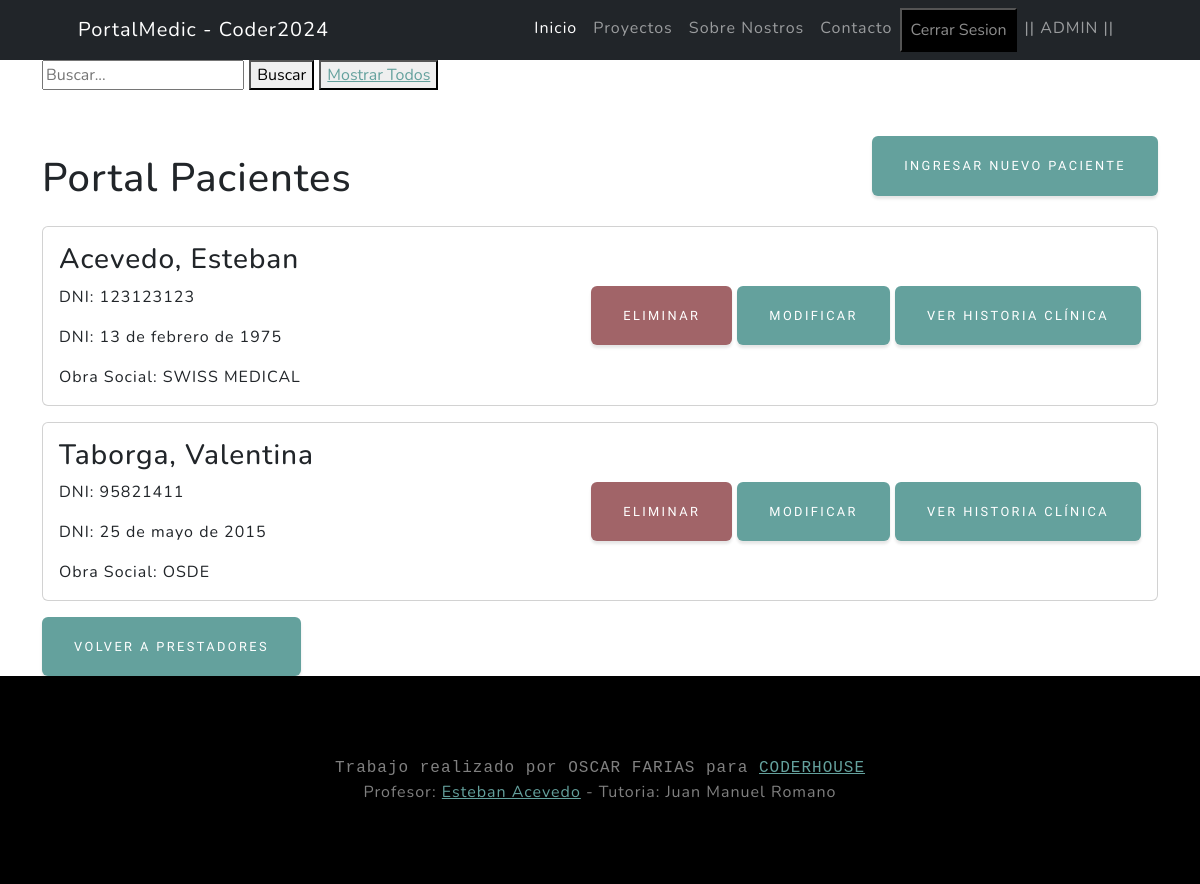
The app's page /pacientes/pacientes/list (signed in), older data.
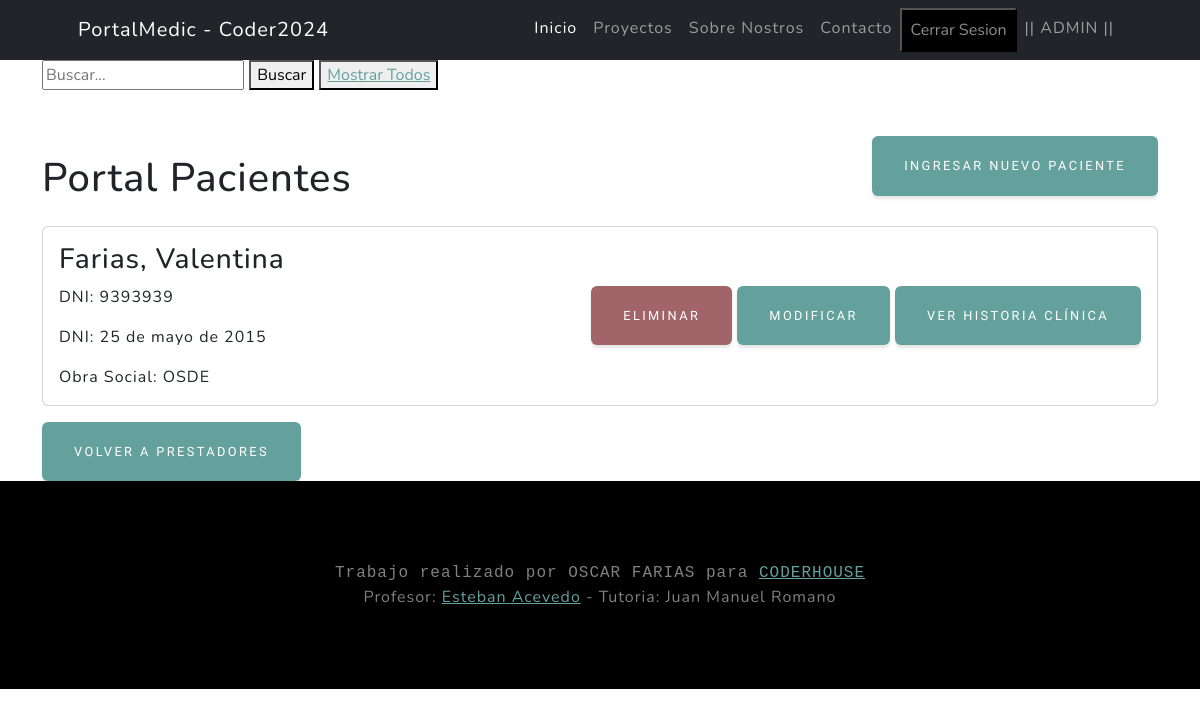
The same page, newer data.
### pacientes/models.py (models this page shows, shortened)
class Paciente(models.Model):
    nombre = models.CharField(max_length=50, null = False)
    apellido = models.CharField(max_length=50, null = False)
    DNI = models.IntegerField(unique=True, null=False)
    fecha_nacimiento = models.DateField(null=True, blank=True)
    telefono = models.IntegerField(null=True, blank=True)
    obraSocial = models.ForeignKey(ObraSocial, on_delete=models.SET_NULL, null=True, blank=True, verbose_name = "Socio ID", related_name="paciente_obrasocial")
    numeroAfiliado = models.CharField(max_length=50,null=False, blank=False, verbose_name="Numero de Afiliado")
    medico_tratante = models.ForeignKey("medicos.Medicos", on_delete=models.SET_NULL, null=True, blank=True, related_name="paciente_medicos")
    class Meta:
        verbose_name = "Paciente"
        verbose_name_plural = "Pacientes"

class ObraSocial(models.Model):
    obra_social = models.CharField(max_length=100,unique=True,null=False,blank=False)
    def __str__(self) -> str:
        return self.obra_social
    class Meta:
        verbose_name = "Obra Social"
        verbose_name_plural = "Obras Sociales"

### pacientes/views.py (the view)
# urls.py: path("pacientes/list", pacientes_list,name="pacientes_list" ),
@login_required
def pacientes_list(request):
    query = request.GET.get('busqueda', '')
    if query:
        pacientes = Paciente.objects.filter(
            Q(nombre__icontains=query) |
            Q(apellido__icontains=query) |
            Q(DNI__icontains=query)
        )
    else:
        pacientes = Paciente.objects.all()
    return render(request, 'pacientes/pacientes_list.html', {'pacientes': pacientes})

### pacientes/templates/pacientes/pacientes_list.html (shortened to what this page needs)
{% extends 'core/base.html' %}
{% block content %}
<div class="container">
    <div class="pb-lg-3">
        <form action="{% url 'pacientes:pacientes_list' %}" method="get">
            <input type="" name="busqueda" placeholder="Buscar...">
            <button class="" type="submit">Buscar</button>
            <button class="" type="submit"><a href="{% url 'pacientes:pacientes_list' %}">Mostrar Todos</a></button>
        </form>
    </div>
    <div class="d-flex justify-content-between align-items-center">
        <h1 class="mt-5 mb-4">Portal Pacientes</h1>
        <a href="{% url 'pacientes:pacientes_create'%}" class="btn btn-primary">Ingresar Nuevo Paciente</a>
    </div>
    {% if pacientes %}
    {% for paciente in pacientes %}
    <div class="card mb-3">
        <div class="card-body d-flex justify-content-between align-items-center">
            <div>
                <h3 class="card-title">{{paciente.apellido}}, {{ paciente.nombre }}</h3>
                <p class="card-text">DNI: {{ paciente.DNI }}</p>
                <p class="card-text">DNI: {{ paciente.fecha_nacimiento }}</p>
                <p class="card-text">Obra Social: {{ paciente.obraSocial }}</p>
            </div>
            <div>
                <form method="post" action="{% url 'pacientes:pacientes_confirm_delete' pk=paciente.id%}">
                    <button type="submit" class="btn btn-danger">Eliminar</button>
                    <a href="{% url 'pacientes:pacientes_update' pk=paciente.id%}" class="btn btn-primary">Modificar</a>
                    <a href="{% url 'pacientes:ver_historia' pk=paciente.id %}" class="btn btn-primary">Ver Historia
                        Clínica</a>
                </form>
            </div>
        </div>
    </div>
    {% endfor %}
    {% else %}
    <h1 class="text-center">NO SE ENCONTRARON RESULTADOS</h1>
    {% endif %}
    <a href="{% url 'medicos:medicos_list' %}" class="btn btn-primary">Volver a Prestadores</a>
</div>
{% endblock content %}

### core/templates/core/base.html (shortened to what this page needs)
{% load static %}
<!DOCTYPE html>
<html lang="es">
<head>
    <link href="{% static 'core/css/styles.css' %}" rel="stylesheet" />
</head>
{% block navbar %}
<nav class="navbar navbar-expand-lg navbar-dark bg-dark">
    <div class="container px-5">
        <a class="navbar-brand" href="{% url 'core:index' %}">PortalMedic - Coder2024</a>
        <div class="collapse navbar-collapse" id="navbarSupportedContent">
            <ul class="navbar-nav ms-auto mb-2 mb-lg-0">
                <li class="nav-item"><a class="nav-link active" aria-current="page"
                        href="{% url 'core:index' %}">Inicio</a></li>
                <li class="nav-item"><a class="nav-link" href="#about">Proyectos</a></li>
                <li class="nav-item"><a class="nav-link" href="#projects">Sobre Nostros</a></li>
                <li class="nav-item"><a class="nav-link"
                        href="https://api.whatsapp.com/send/?phone=%2B5493814761261&text&type=phone_number&app_absent=0"
                        target="_blank">Contacto</a></li>
                {% if user.is_authenticated %}
                <form action="{% url 'core:logout' %}" method="POST">
                    <button type="submit" class="nav-link nav-item bg-black ">Cerrar Sesion</button>
                </form>
                <li class="nav-item"><a class="nav-link" href="">|| {{user.username.upper}} ||</a></li>
                {% else %}
                <li class="nav-item"><a class="nav-link" href="{% url 'core:login' %}">Iniciar Sesion</a></li>
                {% endif %}
            </ul>
        </div>
    </div>
</nav>
{% endblock navbar %}
<body>
    {% block content %}
    {% endblock content %}
</body>
{% block footer %}
<footer class="footer mt-auto bg-black big text-center text-white-50">
    <div class="container big px-4 px-lg-5 font-monospace">Trabajo realizado por OSCAR FARIAS para <a
            href="https://www.coderhouse.com/ar/">CODERHOUSE</a></div>
    <div class="container px-4 px-lg-5">Profesor: <a href="https://www.linkedin.com/in/esteban-acevedo-aberastain/?originalSubdomain=ar">Esteban Acevedo</a> - Tutoria: Juan Manuel Romano</div>
</footer>
{% endblock footer %}

Row changes from the older to the newer data that the page shows:
removed Paciente: apellido "Acevedo", nombre "Esteban", DNI "123123123", fecha_nacimiento "13 de febrero de 1975", obraSocial "SWISS MEDICAL"
removed Paciente: apellido "Taborga", nombre "Valentina", DNI "95821411", fecha_nacimiento "25 de mayo de 2015", obraSocial "OSDE"
added Paciente: apellido "Farias", nombre "Valentina", DNI "9393939", fecha_nacimiento "25 de mayo de 2015", obraSocial "OSDE"
